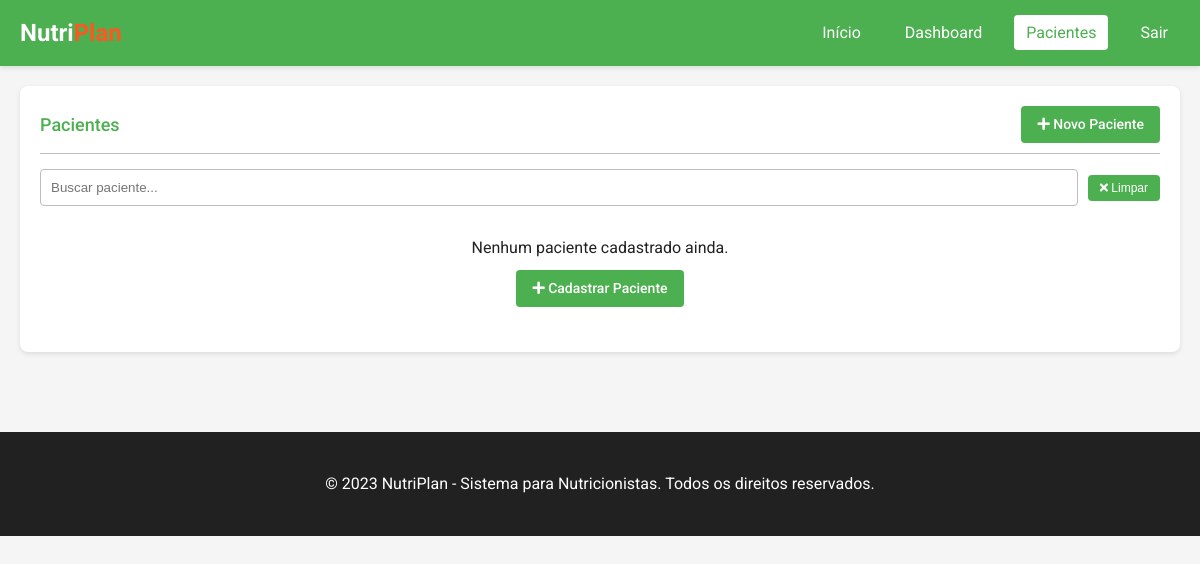
The app's page /patient/patients (signed in), older data.
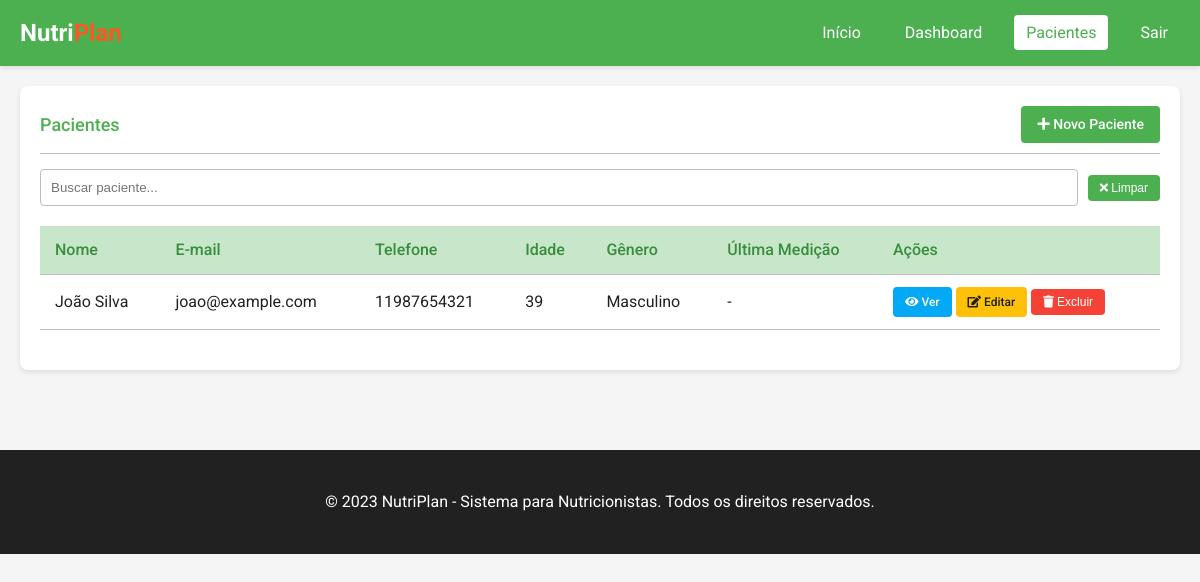
The same page, newer data.
### models.py (models this page shows, shortened)
class Patient(db.Model):
    id = db.Column(db.Integer, primary_key=True)
    name = db.Column(db.String(100), nullable=False)
    email = db.Column(db.String(120), unique=True, nullable=True)
    phone = db.Column(db.String(20), nullable=True)
    birthday = db.Column(db.Date, nullable=True)
    gender = db.Column(db.String(10), nullable=True)
    created_at = db.Column(db.DateTime, default=datetime.utcnow)
    user_id = db.Column(db.Integer, db.ForeignKey('user.id'), nullable=False)
    measurements = db.relationship('Measurement', backref='patient', lazy=True, cascade="all, delete-orphan")
    meal_plans = db.relationship('MealPlan', backref='patient', lazy=True, cascade="all, delete-orphan")
    consultations = db.relationship('Consultation', backref='patient', lazy=True, cascade="all, delete-orphan")
    @property
    def age(self):
        if self.birthday:
            today = datetime.now().date()
            return today.year - self.birthday.year - ((today.month, today.day) < (self.birthday.month, self.birthday.day))
        return None

### routes.py (the view)
@patient_bp.route('/patients')
@login_required
def patients_list():
    user_id = session.get('user_id')
    patients = Patient.query.filter_by(user_id=user_id).order_by(Patient.name).all()
    return render_template('patients.html', patients=patients)

### utils.py (called while the page is built)
def login_required(f):
    @wraps(f)
    def decorated_function(*args, **kwargs):
        if 'user_id' not in session:
            flash('Por favor, faça login para acessar esta página.', 'warning')
            return redirect(url_for('auth.login'))
        return f(*args, **kwargs)
    return decorated_function

### templates/patients.html (shortened to what this page needs)
<!DOCTYPE html>
<html lang="pt-br">
<head>
    <link rel="stylesheet" href="https://cdnjs.cloudflare.com/ajax/libs/font-awesome/5.15.4/css/all.min.css">
    <link rel="stylesheet" href="{{ url_for('static', filename='css/style.css') }}">
</head>
<body>
    <header class="header">
        <a href="{{ url_for('main.index') }}" class="logo">Nutri<span>Plan</span></a>
        <nav>
            <ul class="nav-menu">
                <li class="nav-item">
                    <a href="{{ url_for('main.index') }}" class="nav-link">Início</a>
                </li>
                <li class="nav-item">
                    <a href="{{ url_for('main.dashboard') }}" class="nav-link">Dashboard</a>
                </li>
                <li class="nav-item">
                    <a href="{{ url_for('patient.patients_list') }}" class="nav-link active">Pacientes</a>
                </li>
                <li class="nav-item">
                    <a href="{{ url_for('auth.logout') }}" class="nav-link">Sair</a>
                </li>
            </ul>
        </nav>
    </header>
    <div class="container">
        <div class="card">
            <div class="card-header">
                <h2 class="card-title">Pacientes</h2>
                <a href="{{ url_for('patient.add_patient') }}" class="btn">
                    <i class="fas fa-plus"></i> Novo Paciente
                </a>
            </div>
            <div class="card-content">
                <div class="search-bar">
                    <input type="text" id="patientSearch" placeholder="Buscar paciente..." onkeyup="searchPatients()">
                    <button class="btn btn-sm" onclick="clearSearch()">
                        <i class="fas fa-times"></i> Limpar
                    </button>
                </div>
                {% if patients %}
                <div class="table-responsive">
                    <table class="table" id="patientsTable">
                        <thead>
                            <tr>
                                <th>Nome</th>
                                <th>E-mail</th>
                                <th>Telefone</th>
                                <th>Idade</th>
                                <th>Gênero</th>
                                <th>Última Medição</th>
                                <th>Ações</th>
                            </tr>
                        </thead>
                        <tbody>
                            {% for patient in patients %}
                            <tr>
                                <td>{{ patient.name }}</td>
                                <td>{{ patient.email or '-' }}</td>
                                <td>{{ patient.phone or '-' }}</td>
                                <td>{{ patient.age or '-' }}</td>
                                <td>{{ patient.gender or '-' }}</td>
                                <td>
                                    {% set last_measurement = patient.measurements|sort(attribute='date', reverse=True)|first %}
                                    {% if last_measurement %}
                                        {{ last_measurement.date.strftime('%d/%m/%Y') }}
                                    {% else %}
                                        -
                                    {% endif %}
                                </td>
                                <td class="patient-actions">
                                    <a href="{{ url_for('patient.patient_detail', patient_id=patient.id) }}" class="btn btn-sm btn-info">
                                        <i class="fas fa-eye"></i> Ver
                                    </a>
                                    <a href="{{ url_for('patient.edit_patient', patient_id=patient.id) }}" class="btn btn-sm btn-warning">
                                        <i class="fas fa-edit"></i> Editar
                                    </a>
                                    <button class="btn btn-sm btn-danger" onclick="confirmPatientDelete({{ patient.id }}, '{{ patient.name }}')">
                                        <i class="fas fa-trash"></i> Excluir
                                    </button>
                                </td>
                            </tr>
                            {% endfor %}
                        </tbody>
                    </table>
                </div>
                {% else %}
                <div class="text-center p-2">
                    <p>Nenhum paciente cadastrado ainda.</p>
                    <a href="{{ url_for('patient.add_patient') }}" class="btn mt-2">
                        <i class="fas fa-plus"></i> Cadastrar Paciente
                    </a>
                </div>
                {% endif %}
            </div>
        </div>
    </div>
    <footer>
        <div class="container">
            <p>&copy; 2023 NutriPlan - Sistema para Nutricionistas. Todos os direitos reservados.</p>
        </div>
    </footer>
</body>
</html>

### static/css/style.css (style rules this page uses)
:root { --primary-color: #4CAF50; --primary-dark: #388E3C; --primary-light: #C8E6C9; --accent-color: #FF5722; --text-primary: #212121; --text-secondary: #757575; --divider-color: #BDBDBD; --background-color: #F5F5F5; --white: #FFFFFF; --success: #4CAF50; --info: #03A9F4; --warning: #FFC107; --danger: #F44336; }
* { margin: 0; padding: 0; box-sizing: border-box; }
body { font-family: 'Roboto', 'Segoe UI', Arial, sans-serif; font-size: 16px; line-height: 1.5; color: var(--text-primary); background-color: var(--background-color); }
.header { background-color: var(--primary-color); color: var(--white); padding: 15px 20px; display: flex; justify-content: space-between; align-items: center; box-shadow: 0 2px 5px rgba(0, 0, 0, 0.1); }
.logo { font-size: 24px; font-weight: 700; color: var(--white); text-decoration: none; }
.logo span { color: var(--accent-color); }
.nav-menu { display: flex; list-style: none; }
.nav-item { margin-left: 20px; }
.nav-link { color: var(--white); text-decoration: none; padding: 8px 12px; border-radius: 4px; transition: background-color 0.3s; }
.nav-link.active { background-color: var(--white); color: var(--primary-color); }
.container { max-width: 1200px; margin: 0 auto; padding: 20px; }
.card { background-color: var(--white); border-radius: 8px; box-shadow: 0 2px 5px rgba(0, 0, 0, 0.1); padding: 20px; margin-bottom: 20px; }
.card-header { display: flex; justify-content: space-between; align-items: center; margin-bottom: 15px; padding-bottom: 10px; border-bottom: 1px solid var(--divider-color); }
.card-title { font-size: 18px; font-weight: 500; color: var(--primary-color); }
.card-content { margin-bottom: 15px; }
.btn { display: inline-block; padding: 8px 16px; border: none; border-radius: 4px; background-color: var(--primary-color); color: var(--white); text-decoration: none; font-size: 14px; font-weight: 500; cursor: pointer; transition: background-color 0.3s; }
.btn-sm { padding: 6px 12px; font-size: 12px; }
.btn-info { background-color: var(--info); }
.btn-warning { background-color: var(--warning); color: var(--text-primary); }
.btn-danger { background-color: var(--danger); }
.table { width: 100%; border-collapse: collapse; margin-bottom: 20px; }
.table th, .table td { padding: 12px 15px; text-align: left; border-bottom: 1px solid var(--divider-color); }
.table th { background-color: var(--primary-light); color: var(--primary-dark); font-weight: 500; }
footer { background-color: var(--text-primary); color: var(--white); text-align: center; padding: 20px; margin-top: 40px; }

### templates/patients.html (style rules this page uses)
.search-bar { margin-bottom: 20px; display: flex; align-items: center; }
.search-bar input { flex: 1; padding: 10px; border: 1px solid var(--divider-color); border-radius: 4px; }
.search-bar button { margin-left: 10px; }

Row changes from the older to the newer data that the page shows:
added Patient: name "João Silva", email "joao@example.com", phone "11987654321", birthday "39", gender "Masculino"
Text that changed along with them:
text no longer shown: "Nenhum paciente cadastrado ainda. Cadastrar Paciente"
text now shown: "Nome E-mail Telefone Idade Gênero Última Medição Ações"
